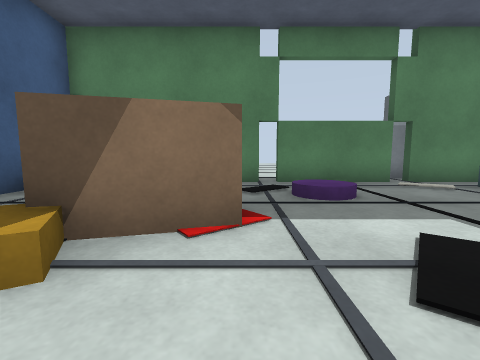
View 1 (above)

14 first-person views from a walk through a world built for the Gazebo simulator. The camera is 0.72 m above the floor, tilts 6° down and sees 90° across. The floor is counted in squares, 1 m on a side. Each view is taken from the middle of a square. On the plan, view 1 faces up. The plan holds only what a view shows up to about 9 squares ahead; the rest is blank. The place goes on beyond the plan. The robots in the file are not drawn.

View 2
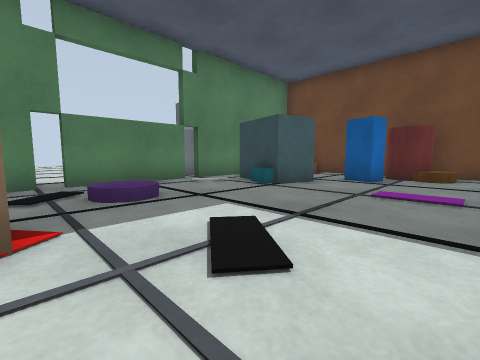

View 3
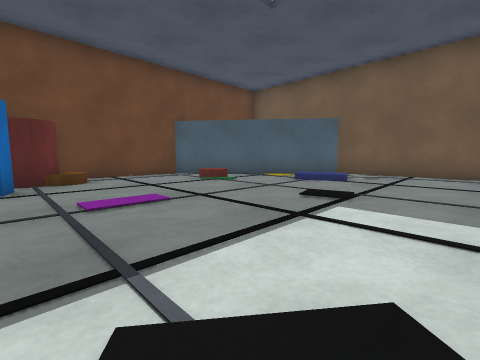

View 4
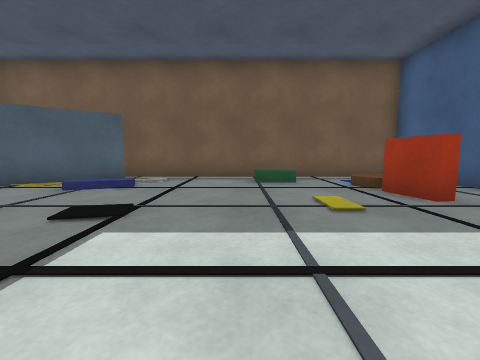

View 5
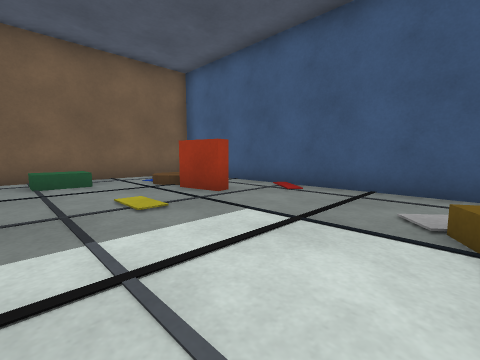

View 6
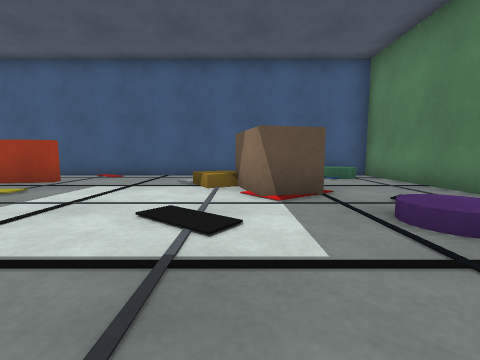

View 7
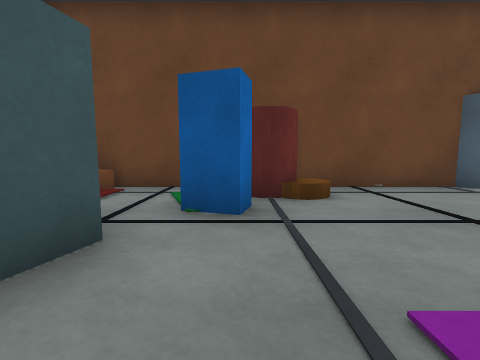

View 8
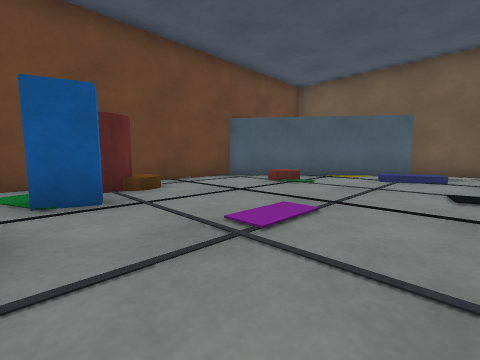

View 9
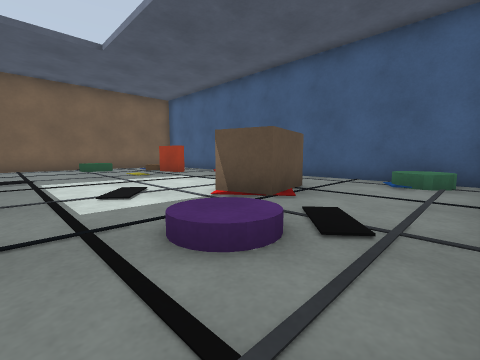

View 10
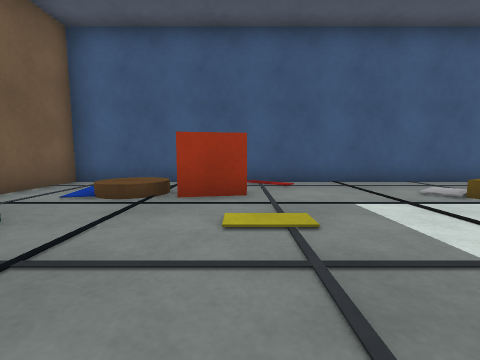

View 11
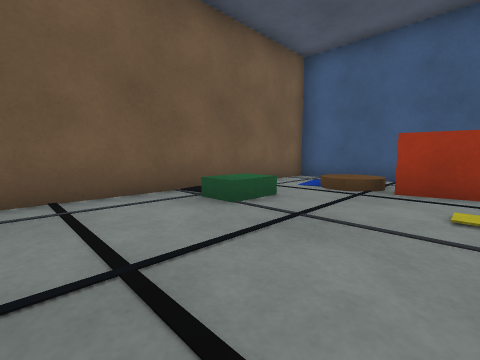

View 12
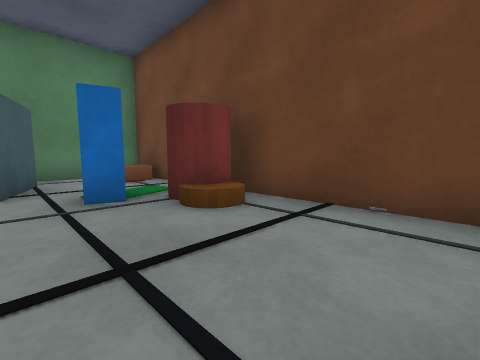

View 13
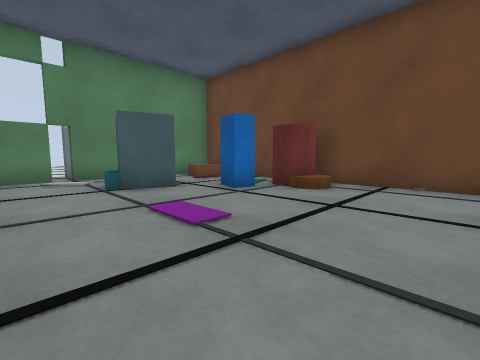

View 14
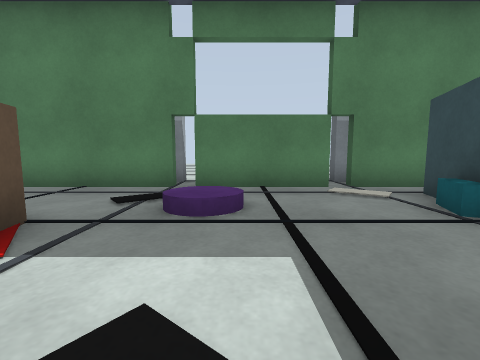

### Floor plan
Ten units are one square. View 1 is at (0, 0); x grows to the right and y downward. Boxes are objects, and circles mark ways between rooms. Rooms are numbered by the first view taken in them; rooms with no view inside come last. Other rooms are left out.
<svg viewBox="-50 -85 150 164">
<path fill="none" stroke="#000" d="M-20 -31 -3 -35 0 -23 -17 -19M6 -64 -44 -64 -44 74 51 74M35 -64 14 -64M66 -52 60 -32 48 -35 55 -55M45 65 94 29 94 -64 89 -64M50 -73 45 -73M72 -64 45 -64M46 -37 49 -45M45 -73 45 -78"/>
<rect x="-45" y="-55" width="20" height="10" fill="#bbb"><title>green cylinder</title></rect>
<rect x="-35" y="45" width="10" height="10" fill="#bbb"><title>brown cylinder</title></rect>
<rect x="-25" y="25" width="10" height="20" fill="#bbb"><title>red box</title></rect>
<rect x="-25" y="-15" width="10" height="10" fill="#bbb"><title>brown box</title></rect>
<rect x="-5" y="55" width="10" height="10" fill="#bbb"><title>green box</title></rect>
<rect x="5" y="-55" width="20" height="20" fill="#bbb"><title>purple cylinder</title></rect>
<rect x="65" y="25" width="10" height="10" fill="#bbb"><title>red cylinder</title></rect>
<rect x="65" y="-35" width="10" height="20" fill="#bbb"><title>blue box</title></rect>
<rect x="75" y="-15" width="20" height="10" fill="#bbb"><title>brown cylinder</title></rect>
<rect x="75" y="-25" width="20" height="10" fill="#bbb"><title>red cylinder</title></rect>
<rect x="75" y="-65" width="20" height="20" fill="#bbb"><title>brown box</title></rect>
<text x="20" y="0">1</text>
<text x="40" y="-80">2</text>
</svg>

Where each view was taken, in squares from view 1:
view 1: 0 up, 0 right, facing up
view 2: 0 up, 0 right, facing up-right
view 3: 2 up, 1 right, facing down-right
view 4: 1 up, 1 right, facing down
view 5: 1 up, 1 right, facing down-left
view 6: 2 up, 4 right, facing left
view 7: 2 up, 4 right, facing right
view 8: 3 up, 3 right, facing down-right
view 9: 6 up, 3 right, facing down-left
view 10: 3 down, 2 right, facing left
view 11: 3 down, 3 right, facing down-left
view 12: 2 down, 6 right, facing up-right
view 13: 2 down, 3 right, facing up-right
view 14: 1 up, 2 right, facing up
